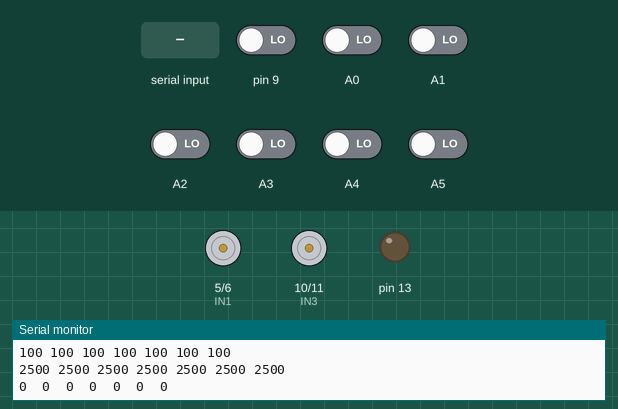
The sketch below on a simulated Arduino Uno, built with avr-gcc and run on an emulated ATmega328P. Shown: motor-driver pin pairs drawn as motors (green arrow = first pin HIGH = forward, orange = second pin HIGH = backward, longer = more drive), output pins drawn as LEDs (lit = HIGH), the last lines printed to the serial monitor. The inputs (shaded band) are chosen by the test bench; at power-on: A0–5, pin 9 LOW.

Above: at 13.7 s.
13.8 s: "1" received over the second serial link
At 15.03 s:
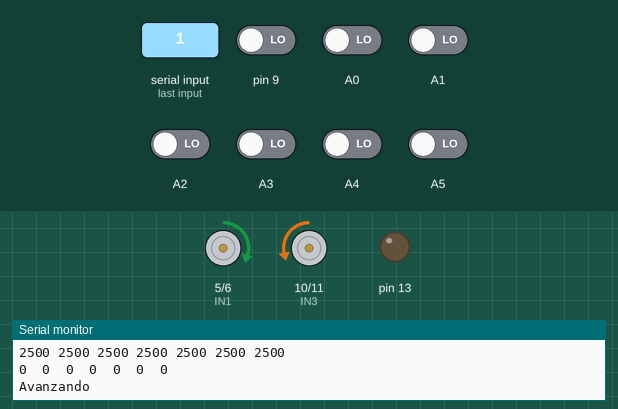
16.7 s: "2" received over the second serial link
At 18.1 s:
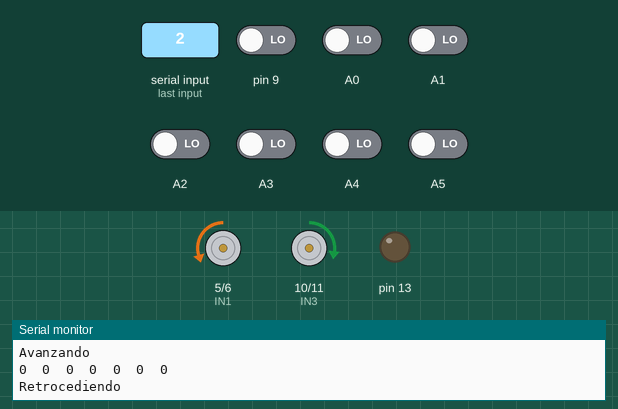
19.7 s: "3" received over the second serial link
At 21.1 s:
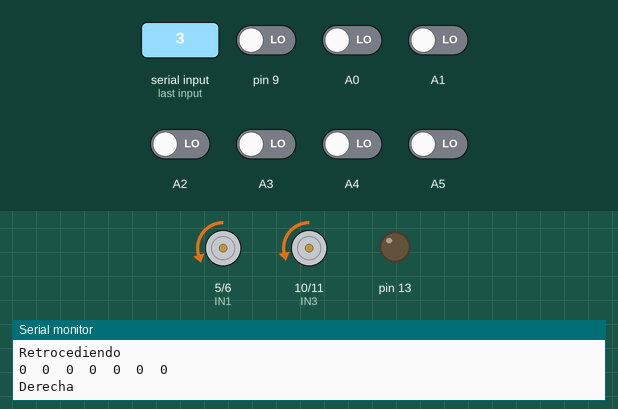
22.7 s: "4" received over the second serial link
At 24.1 s:
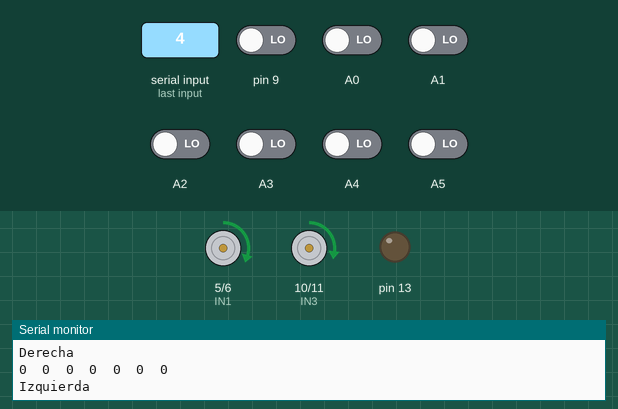
Timing chart, 0 to 25.8 s (numbered marks = the images above; inputs shaded):
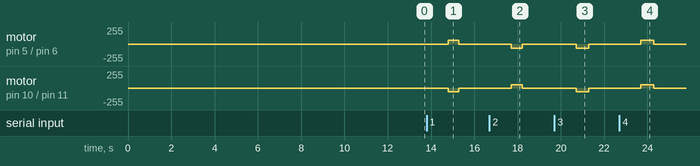

Measured:
- after the input at 13.8 s, motor on pin 5 (IN1) / pin 6 (IN2): stopped → forward 60/255 after 1.0 s, → stopped 0.47 s later; motor on pin 10 (IN3) / pin 11 (IN4): stopped → backward 55/255 after 1.0 s, → stopped 0.47 s later
- after the input at 16.7 s, motor on pin 5 (IN1) / pin 6 (IN2): stopped → backward 60/255 after 1.0 s, → stopped 0.52 s later; motor on pin 10 (IN3) / pin 11 (IN4): stopped → forward 50/255 after 1.0 s, → stopped 0.52 s later
- after the input at 19.7 s, motor on pin 5 (IN1) / pin 6 (IN2): stopped → backward 60/255 after 1.0 s, → stopped 0.58 s later; motor on pin 10 (IN3) / pin 11 (IN4): stopped → backward 55/255 after 1.0 s, → stopped 0.58 s later
- after the input at 22.7 s, motor on pin 5 (IN1) / pin 6 (IN2): stopped → forward 60/255 after 1.0 s, → stopped 0.58 s later; motor on pin 10 (IN3) / pin 11 (IN4): stopped → forward 50/255 after 1.0 s, → stopped 0.58 s later

The sketch:

conexion_bluethoot.ino
```cpp
#include <QTRSensors.h>
#include <SoftwareSerial.h>

// QTR_NO_EMITTER_PIN.

#define NUM_SENSORS   7     // number of sensors used
#define TIMEOUT       2500  // waits for 2500 microseconds for sensor outputs to go low
#define EMITTER_PIN   4     // emitter is controlled by digital pin 2
#define DEBUG true

// sensors 0 through 7 are connected to digital pins 3 through 10, respectively
QTRSensorsRC qtrrc((unsigned char[]) {A0,A1,A2,A3,A4,A5,9},
  NUM_SENSORS, TIMEOUT, EMITTER_PIN);
unsigned int sensorValues[NUM_SENSORS];

SoftwareSerial modulo(2,3); // Pin 2 receptor, Pin 3 transmisor

int IN1=5;
int IN2=6;
int IN3=10;
int IN4=11;
int num;
String cadena;

void setup() {
  delay(500);//Calibra los sensores
  for (int i = 0; i < 400; i++)  // make the calibration take about 10 seconds
  {
    qtrrc.calibrate();       // reads all sensors 10 times at 2500 us per read (i.e. ~25 ms per call)
  }//Finaiza la calibración.

  configPins();// Configura los pines para darle movimiento al robot
  modulo.begin(9600);//Inicia la comunicación con el modulo Wi-Fi
  String string = "";
  delay(1000);

  Serial.begin(9600);

  for (int i = 0; i < NUM_SENSORS; i++)
  {
    Serial.print(qtrrc.calibratedMinimumOn[i]);
    Serial.print(' ');
  }
  Serial.println();

  // print the calibration maximum values measured when emitters were on
  for (int i = 0; i < NUM_SENSORS; i++)
  {
    Serial.print(qtrrc.calibratedMaximumOn[i]);
    Serial.print(' ');
  }
  Serial.println();
  Serial.println();
  delay(1000);

  modulo.begin(9600);

  pinMode(13,OUTPUT);
  digitalWrite(13,LOW);

  qtrrc.readLine(sensorValues);

  // print the sensor values as numbers from 0 to 1000, where 0 means maximum reflectance and
  // 1000 means minimum reflectance, followed by the line position
  for (unsigned char i = 0; i < NUM_SENSORS; i++)
  {
    Serial.print(sensorValues[i]);
    Serial.print('\t');
  }
  Serial.println();
}

void loop(){
  String cadena = modulo.readString();
  if(cadena == "1" || cadena == "2" || cadena == "3" || cadena == "4"){
    int state = cadena.toInt(); // Obtener el estado del pin a mostrar
    switch( state ){
      case 1:
        Serial.print("Avanzando\n");
        avanzar();
        break;
      case 2:
        Serial.print("Retrocediendo\n");
        retroceder();
        break;
      case 3:
        Serial.print("Derecha\n");
        derecha();
        break;
      case 4:
        Serial.print("Izquierda\n");
        izquierda();
        break;
    }
    qtrrc.readLine(sensorValues);

    // print the sensor values as numbers from 0 to 1000, where 0 means maximum reflectance and
    // 1000 means minimum reflectance, followed by the line position
    cadena = "";
    for ( unsigned char i = 0; i < NUM_SENSORS; i++ ){
      Serial.print(sensorValues[i]);
      Serial.print('\t');
      num = (sensorValues[i]<500)?0:1;
      cadena += ( ( String )num ) + " ";
    }
    Serial.println(); // uncomment this line if you are using raw values

    //responder y cerrar la conexión para que el navegador no se quede cargando
    // página web a enviar
    String webpage = "";
    if (state==1)
      webpage += "<h1>" + cadena + "<br>Avanzando</h1>";
    else if (state==2)
      webpage += "<h1>" + cadena + "<br>Retrocediendo</h1>";
    else if (state==3)
      webpage += "<h1>" + cadena + "<br>Girando a la derecha</h1>";
    else if (state==4)
      webpage += "<h1>" + cadena + "<br>Girando a la izquierda</h1>";
    else{
      webpage += "<h1>Nada</h1>";
    }
    modulo.println(webpage);
  }
}

void configPins() {
  pinMode(IN1,OUTPUT);
  pinMode(IN2,OUTPUT);
  pinMode(IN3,OUTPUT);
  pinMode(IN4,OUTPUT);
}

void avanzar(){
  analogWrite(IN1,60);
  analogWrite(IN2,0);
  analogWrite(IN3,0);
  analogWrite(IN4,55);

  delay(470);

  apagarMotores();
}

void retroceder(){
  analogWrite(IN1,0);
  analogWrite(IN2,60);
  analogWrite(IN3,50);
  analogWrite(IN4,0);

  delay(520); //delay 2 seconds

  apagarMotores();
}

//Giro de 90 Grados hacia la Derecha
void derecha(){
  analogWrite(IN1,0);
  analogWrite(IN2,32);
  analogWrite(IN3,0);
  analogWrite(IN4,27);

  delay(580);

  apagarMotores();
}
//Giro de 90 Grados hacia la izquierda
void izquierda(){
  analogWrite(IN1,32);
  analogWrite(IN2,0);
  analogWrite(IN3,27);
  analogWrite(IN4,0);

  delay(580);

  apagarMotores();
}

void apagarMotores(){
  analogWrite(IN1,0);
  analogWrite(IN2,0);
  analogWrite(IN3,0);
  analogWrite(IN4,0);
}
```
